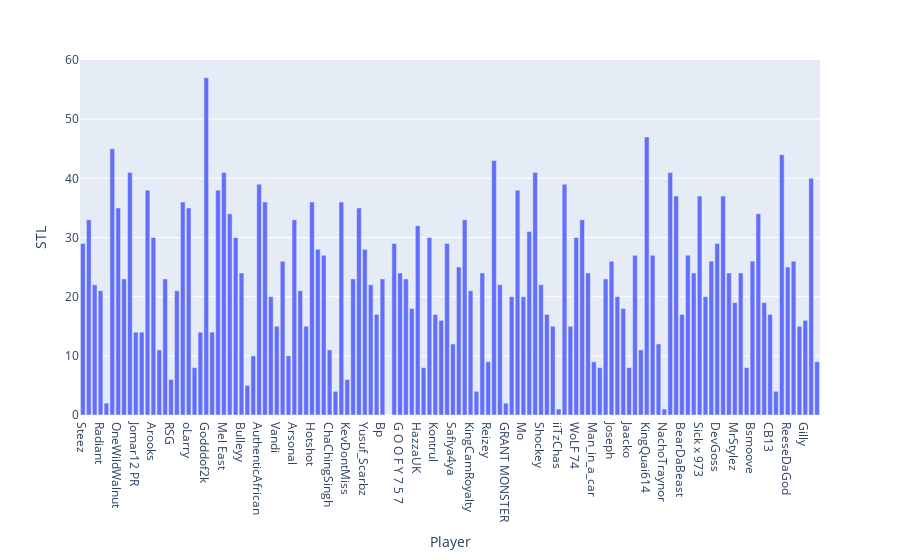

Notebook cell for this chart:
### Code cell
barplt_players(players,"STL")

### Figure 1 — Plotly figure (JSON) as saved in the notebook; plotly's stock layout.template omitted (floating-point values rounded to 4 significant figures)
{"data": [{"alignmentgroup": "True", "hoverlabel": {"namelength": 0}, "hovertemplate": "Player=%{x}<br>STL=%{y}", "legendgroup": "", "marker": {"color": "#636efa"}, "name": "", "offsetgroup": "", "orientation": "v", "showlegend": false, "textposition": "auto", "type": "bar", "x": ["Steez", "Newdini33", "ZDS", "Radiant", "oCASSIUS", "BreadwinnerLA", "OneWildWalnut", "Mama Im Dat Man", "LavishPhenom", "Jomar12 PR", "King Peroxide", "Daveed 3x", "Arooks", "BigMeek", "chaddynick", "RSG", "SlayIsland", "Plondo", "oLarry", "LYKaPRO", "Savage", "Godddof2k", "Strainer", "oFAB", "Mel East", "ProFusion", "NO xAUTOGRAPHSx", "Bulleyy", "Suavy", "UniversaIPhenom", "AuthenticAfrican", "DDouble", "Jayrod", "Vandi", "Dat Boy Shotz", "XxSTL2LAxX", "Arsonal", "Jay a FooL", "Rando", "Hotshot", "MaJes7ic", "l 24k Dropoff l", "ChaChingSingh", "Yeah I Compete", "Deedz", "KevDontMiss", "Gliz", "Ria", "Yusuf_Scarbz", "worthingcolt", "BalILikeSeem", "Bp", "Roman", "Zakyy610", "G O O F Y 7 5 7", "Idrisdagoat6", "iamadamthe1st", "HazzaUK", "YEYNotGaming", "OriginalMalik", "Kontrul", "Detoxys", "Mootyy", "Safiya4ya", "Vert", "Kev", "KingCamRoyalty", "TuckerLocksUp", "UCMANNY", "Reizey", "DT", "Dimez", "GRANT MONSTER", "Rux", "PeteBeBallin", "Mo", "Sherm", "NateKahl", "Shockey", "Wavy.zay", "Lav", "iiTzChas", "Shuttles", "Swizurk", "WoLF 74", "Ramo", "Lord Beezus", "Man_in_a_car", "Matty", "iiNsaniTTy", "Joseph", "splashking", "May", "Jaacko", "Kenny Got Work", "Doza", "KingQuai614", "TsJosh", "OOC Slim", "NachoTraynor", "FEAST", "TURNUPDEFENSE", "BearDaBeast", "JoJo", "Hood", "Sick x 973", "All Hail Trey", "ToXsiK", "DevGoss", "Lotty", "JMoneyRep817", "MrStylez", "MOAM", "KelMav", "Bsmoove", "Type", "Jin", "CB13", "Chiquita", "Gradient", "ReeseDaGod", "Dayfri", "Demon JT", "Gilly", "USERPICK", "PaulB"], "xaxis": "x", "y": [29, 33, 22, 21, 2, 45, 35, 23, 41, 14, 14, 38, 30, 11, 23, 6, 21, 36, 35, 8, 14, 57, 14, 38, 41, 34, 30, 24, 5, 10, 39, 36, 20, 15, 26, 10, 33, 21, 15, 36, 28, 27, 11, 4, 36, 6, 23, 35, 28, 22, 17, 23, 0, 29, 24, 23, 18, 32, 8, 30, 17, 16, 29, 12, 25, 33, 21, 4, 24, 9, 43, 22, 2, 20, 38, 20, 31, 41, 22, 17, 15, 1, 39, 15, 30, 33, 24, 9, 8, 23, 26, 20, 18, 8, 27, 11, 47, 27, 12, 1, 41, 37, 17, 27, 24, 37, 20, 26, 29, 37, 24, 19, 24, 8, 26, 34, 19, 17, 4, 44, 25, 26, 15, 16, 40, 9], "yaxis": "y"}], "layout": {"barmode": "relative", "legend": {"tracegroupgap": 0}, "margin": {"t": 60}, "xaxis": {"anchor": "y", "domain": [0, 1], "title": {"text": "Player"}}, "yaxis": {"anchor": "x", "domain": [0, 1], "title": {"text": "STL"}}}}
